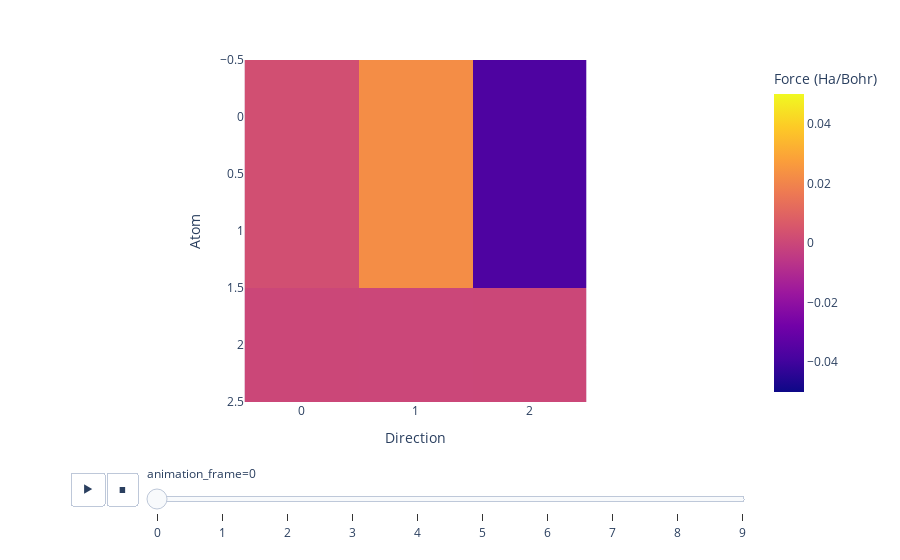

Write notebook code for a chart like this one.
### Code cell
forces_rotated = []
forces_computed = []
all_data = []

for i in range(len(angles)):
    forces_computed.append(forces[i, 0, :])

    force_rotated = forces[0, 0, :] @ D_matrices[i].T
    forces_rotated.append(force_rotated)

    difference = force_rotated - forces[i, 0, :]

    all_data.append(np.stack([force_rotated, forces[i, 0, :], difference]))

all_data = np.array(all_data)
print(all_data.shape)
# Plot with max and min values of -0.05 and 0.05
fig = px.imshow(
    all_data, animation_frame=0, labels=dict(x="Direction", y="Atom", color="Force (Ha/Bohr)"),
    range_color=[-0.05, 0.05]
)
fig.show()

### Figure 1 — Plotly figure (JSON) as saved in the notebook; plotly's stock layout.template omitted (floating-point values rounded to 4 significant figures)
{"data": [{"coloraxis": "coloraxis", "hovertemplate": "Direction: %{x}<br>Atom: %{y}<br>Force (Ha/Bohr): %{z}<extra></extra>", "name": "0", "type": "heatmap", "xaxis": "x", "yaxis": "y", "z": [[0.002748, 0.02254, -0.03688], [0.002748, 0.02254, -0.03688], [1.381e-08, 0, 1.029e-09]]}], "layout": {"coloraxis": {"cmax": 0.05, "cmin": -0.05, "colorbar": {"title": {"text": "Force (Ha/Bohr)"}}, "colorscale": [[0, "#0d0887"], [0.1111, "#46039f"], [0.2222, "#7201a8"], [0.3333, "#9c179e"], [0.4444, "#bd3786"], [0.5556, "#d8576b"], [0.6667, "#ed7953"], [0.7778, "#fb9f3a"], [0.8889, "#fdca26"], [1, "#f0f921"]]}, "margin": {"t": 60}, "sliders": [{"active": 0, "currentvalue": {"prefix": "animation_frame="}, "len": 0.9, "pad": {"b": 10, "t": 60}, "steps": [{"args": [["0"], {"frame": {"duration": 0, "redraw": true}, "fromcurrent": true, "mode": "immediate", "transition": {"duration": 0, "easing": "linear"}}], "label": "0", "method": "animate"}, {"args": [["1"], {"frame": {"duration": 0, "redraw": true}, "fromcurrent": true, "mode": "immediate", "transition": {"duration": 0, "easing": "linear"}}], "label": "1", "method": "animate"}, {"args": [["2"], {"frame": {"duration": 0, "redraw": true}, "fromcurrent": true, "mode": "immediate", "transition": {"duration": 0, "easing": "linear"}}], "label": "2", "method": "animate"}, {"args": [["3"], {"frame": {"duration": 0, "redraw": true}, "fromcurrent": true, "mode": "immediate", "transition": {"duration": 0, "easing": "linear"}}], "label": "3", "method": "animate"}, {"args": [["4"], {"frame": {"duration": 0, "redraw": true}, "fromcurrent": true, "mode": "immediate", "transition": {"duration": 0, "easing": "linear"}}], "label": "4", "method": "animate"}, {"args": [["5"], {"frame": {"duration": 0, "redraw": true}, "fromcurrent": true, "mode": "immediate", "transition": {"duration": 0, "easing": "linear"}}], "label": "5", "method": "animate"}, {"args": [["6"], {"frame": {"duration": 0, "redraw": true}, "fromcurrent": true, "mode": "immediate", "transition": {"duration": 0, "easing": "linear"}}], "label": "6", "method": "animate"}, {"args": [["7"], {"frame": {"duration": 0, "redraw": true}, "fromcurrent": true, "mode": "immediate", "transition": {"duration": 0, "easing": "linear"}}], "label": "7", "method": "animate"}, {"args": [["8"], {"frame": {"duration": 0, "redraw": true}, "fromcurrent": true, "mode": "immediate", "transition": {"duration": 0, "easing": "linear"}}], "label": "8", "method": "animate"}, {"args": [["9"], {"frame": {"duration": 0, "redraw": true}, "fromcurrent": true, "mode": "immediate", "transition": {"duration": 0, "easing": "linear"}}], "label": "9", "method": "animate"}], "x": 0.1, "xanchor": "left", "y": 0, "yanchor": "top"}], "updatemenus": [{"buttons": [{"args": [null, {"frame": {"duration": 500, "redraw": true}, "fromcurrent": true, "mode": "immediate", "transition": {"duration": 500, "easing": "linear"}}], "label": "&#9654;", "method": "animate"}, {"args": [[null], {"frame": {"duration": 0, "redraw": true}, "fromcurrent": true, "mode": "immediate", "transition": {"duration": 0, "easing": "linear"}}], "label": "&#9724;", "method": "animate"}], "direction": "left", "pad": {"r": 10, "t": 70}, "showactive": false, "type": "buttons", "x": 0.1, "xanchor": "right", "y": 0, "yanchor": "top"}], "xaxis": {"anchor": "y", "constrain": "domain", "domain": [0, 1], "scaleanchor": "y", "title": {"text": "Direction"}}, "yaxis": {"anchor": "x", "autorange": "reversed", "constrain": "domain", "domain": [0, 1], "title": {"text": "Atom"}}}}
